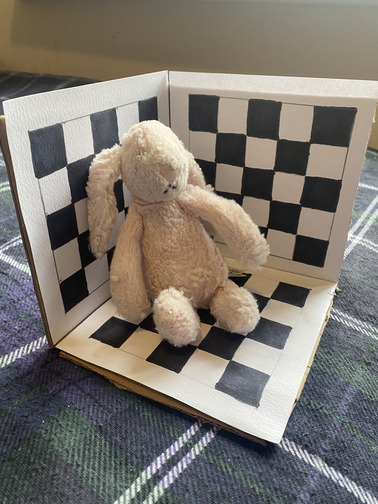
#> input picture task_4/FD/FD_02.jpg, 378 x 504 px, found by its file name
$ python homography.py
#> lines starting #> are read from the running program, lines starting #| are printed output that depends on the picture
import cv2
import numpy as np

# define images to be read in
img1_name = '../images/FD_02.jpg'
img2_name = '../images/FD_05.jpg'

# read in images
img1 = cv2.imread(img1_name, 0)
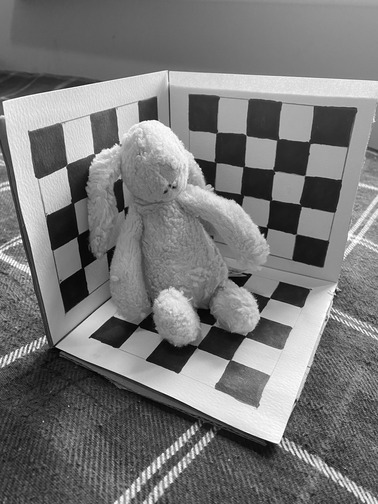
#> img1: shape (504, 378); min 0, max 255, mean 119.7
img2 = cv2.imread(img2_name, 0)
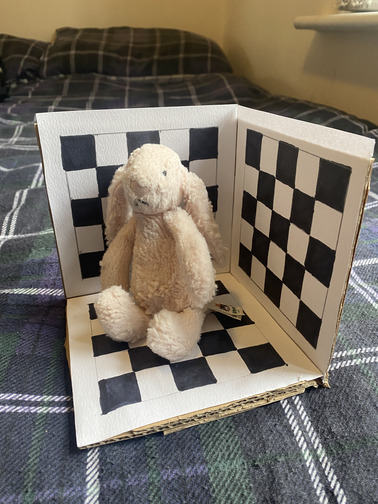
#> input picture images/FD_05.jpg, 378 x 504 px
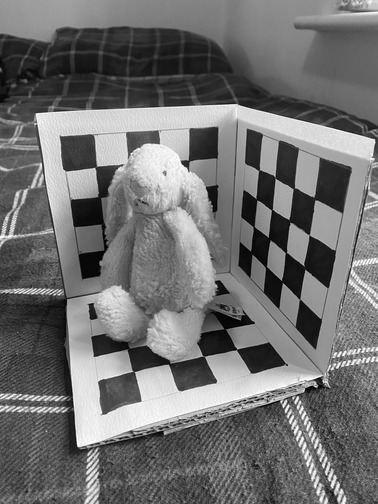
#> img2: shape (504, 378); min 0, max 255, mean 112.9

# create SIFT object for keypoint detection and descriptor creation
orb = cv2.ORB_create()

# find keypoints and descriptors with SIFT
kp1, des1 = orb.detectAndCompute(img1,None)
#> kp1 = 500 keypoints; strongest (x, y, size): (335, 291, 31), (65, 167, 31), (263, 234, 31), (337, 288, 31)
kp2, des2 = orb.detectAndCompute(img2,None)
#> kp2 = 500 keypoints; strongest (x, y, size): (78, 445, 31), (182, 162, 31), (319, 378, 37.2), (298, 397, 31)

# create BFMatcher object for descriptor matching
bf = cv2.BFMatcher(cv2.NORM_HAMMING, crossCheck=True)

# match descriptors
matches = bf.match(des1,des2)
#> matches = 130 matches

# define function to return homography matrix
def findHomography(image_1_kp, image_2_kp, matches):
    image_1_points = np.zeros((len(matches), 1, 2), dtype=np.float32)
#> image_1_points = 130 rows, first 8: [0, 0], [0, 0], [0, 0], [0, 0], [0, 0], [0, 0], [0, 0], [0, 0]
    image_2_points = np.zeros((len(matches), 1, 2), dtype=np.float32)
#> image_2_points has the same summary as image_1_points

    for i in range(0,len(matches)):
        image_1_points[i] = image_1_kp[matches[i].queryIdx].pt
        image_2_points[i] = image_2_kp[matches[i].trainIdx].pt
#> this loop made 130 passes
#> after the loop, image_1_points = 130 rows, first 8: [47, 216], [245, 133], [307, 177], [302, 306], [33, 350], [93, 151], [181, 445], [180, 471]; image_2_points = 130 rows, first 8: [72, 200], [93.6, 168], [311, 237], [252, 372], [129.4, 134.4], [301, 302.4], [320, 459], [307, 464]


    homography, mask = cv2.findHomography(image_1_points, image_2_points, cv2.RANSAC, ransacReprojThreshold=2.0)
#> homography = [[0.658, -0.542, 128.5], [0.151, 0.322, 85.48], [-0.000693, -0.000563, 1]]; mask = 130 values, max 1 at index 8, min 0 at index 0, mean 0.0692

    return homography

H = findHomography(kp1,kp2,matches) # get homography matrix for matched keypoints
#> H has the same summary as homography in findHomography
